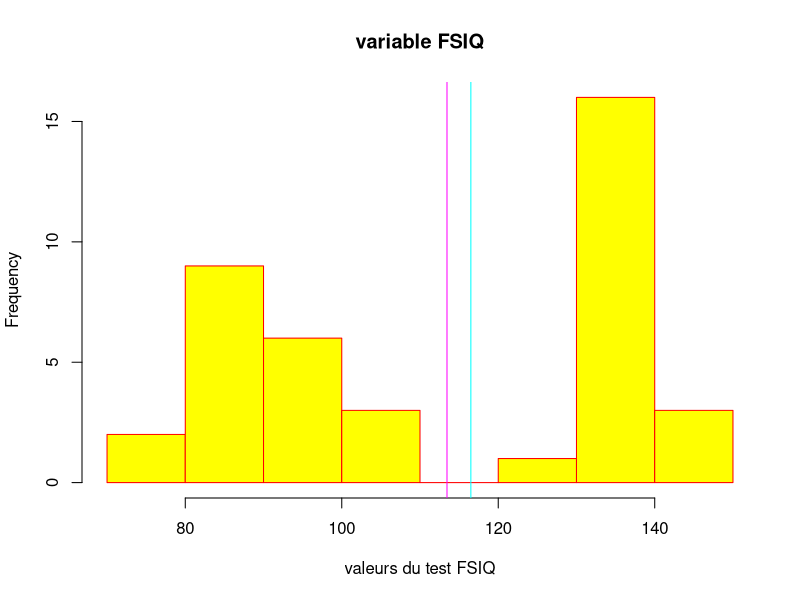
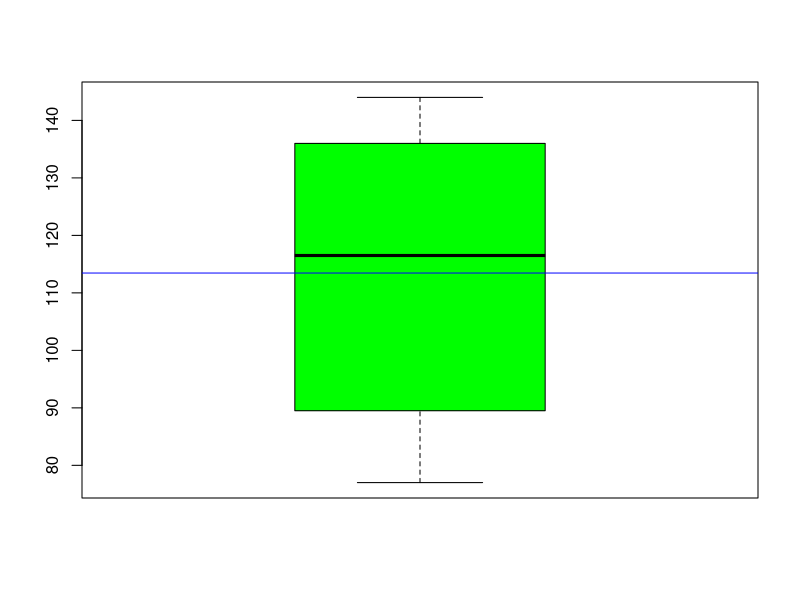
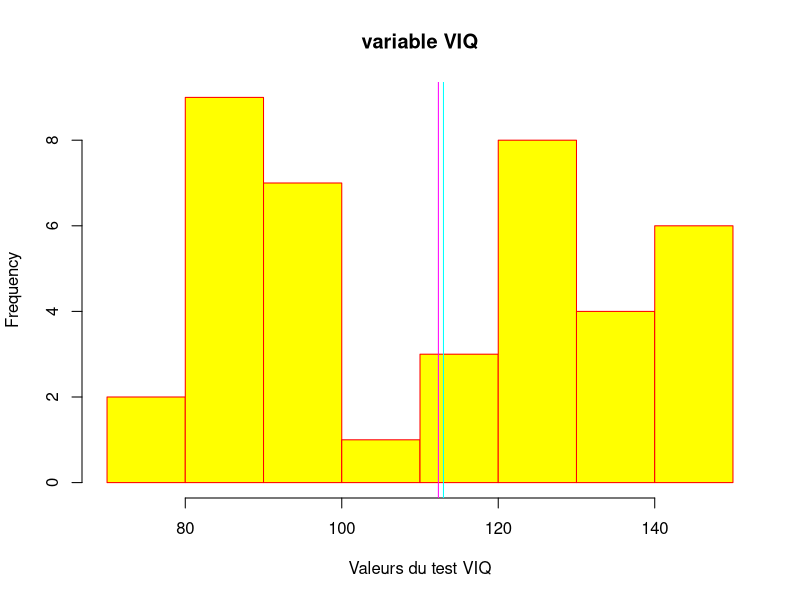
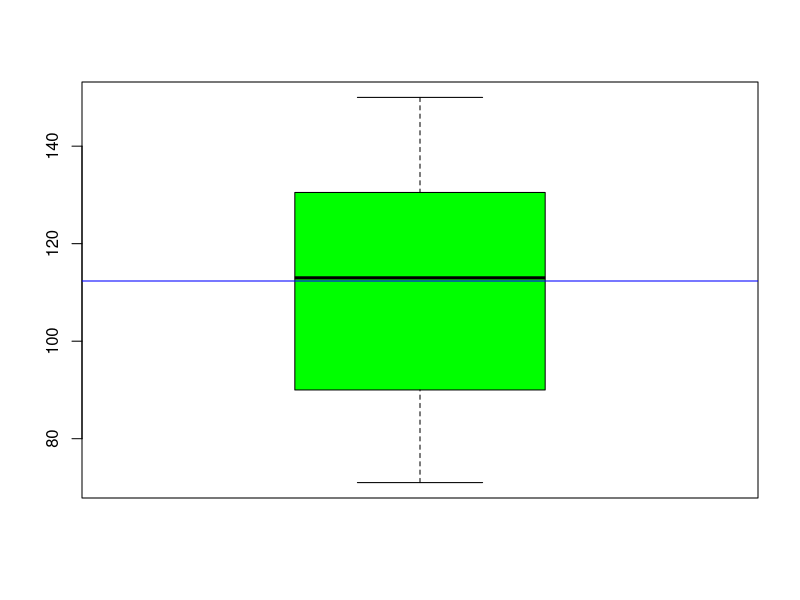
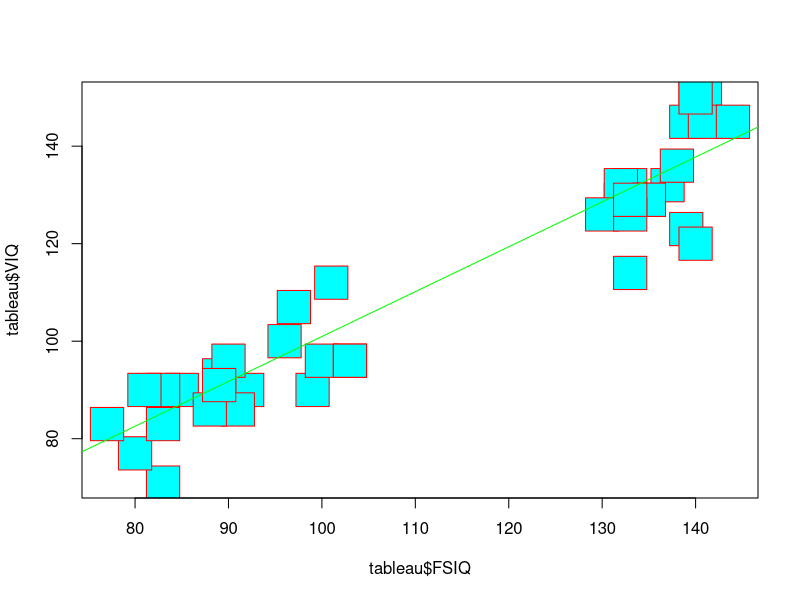
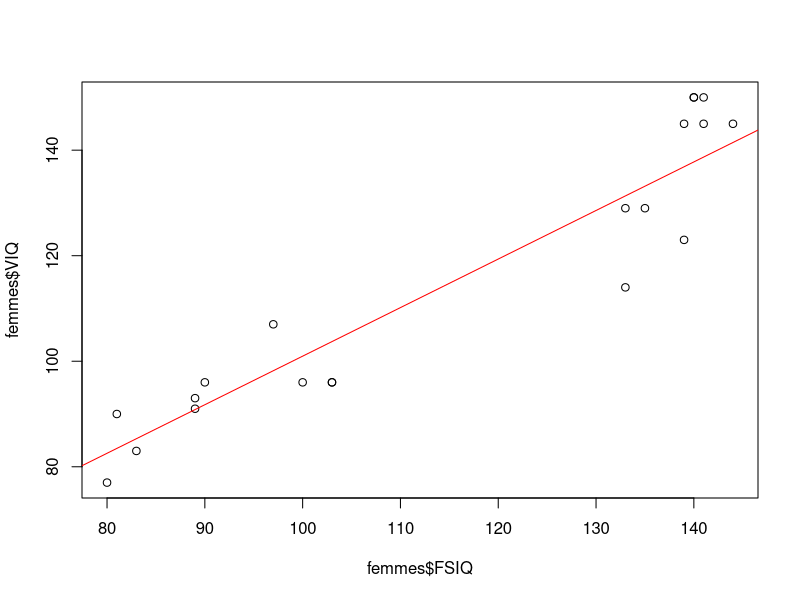
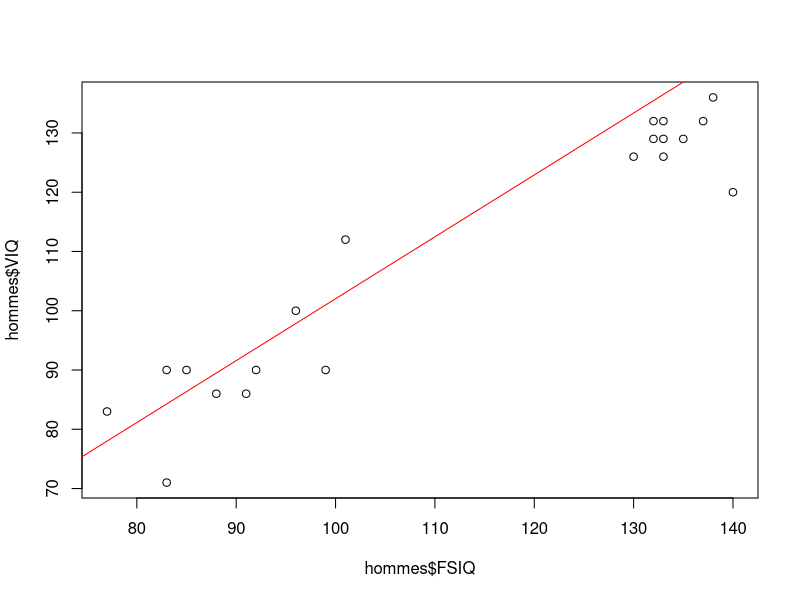
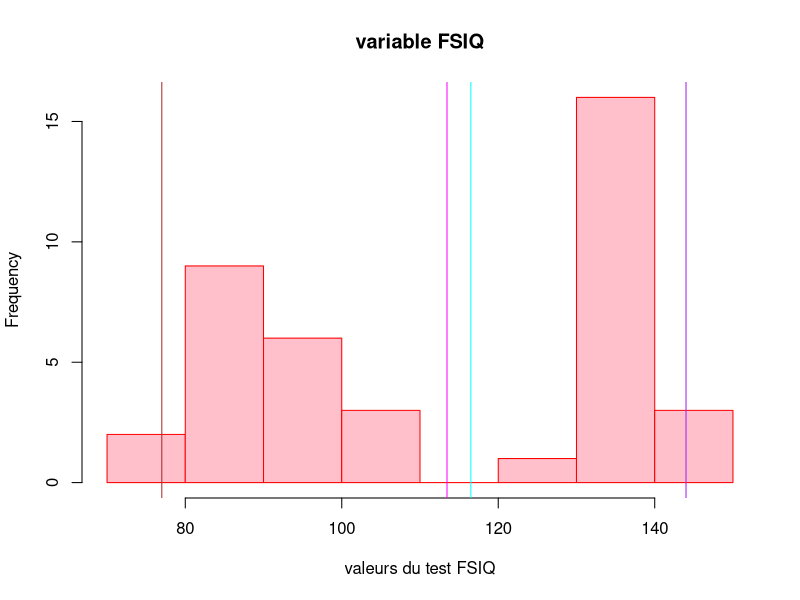

The R script that drew these images, in order:
## ---- chunk 1
knitr::opts_chunk$set(eval = FALSE, include = FALSE)
## ---- chunk 2
# Ouvrir le fichier de données
tableau <- read.csv("Data/data.csv", sep = ";", dec = ".")

# Statistiques descriptive simple
summary(tableau)
## ---- chunk 3
#plot(Tableau$FSIQ)
hist(
  tableau$FSIQ,
  main = "variable FSIQ",
  col = "yellow",
  border = "red",
  xlab = "valeurs du test FSIQ"
)
abline(v = mean(tableau$FSIQ), col = "magenta")
abline(v = median(tableau$FSIQ), col = "cyan")

boxplot(tableau$FSIQ, col = "green")
abline(h = mean(tableau$FSIQ), col = "blue")

hist(
  tableau$VIQ,
  main = "variable VIQ",
  col = "yellow",
  border = "red",
  xlab = "Valeurs du test VIQ"
)
abline(v = mean(tableau$VIQ), col = "magenta")
abline(v = median(tableau$VIQ), col = "cyan")

boxplot(tableau$VIQ, col = "green")
abline(h = mean(tableau$VIQ), col = "blue")
## ---- chunk 4
## plot 2 à 2
femmes <- tableau[tableau$Gender == 1, ]
hommes <- tableau[tableau$Gender == 0, ]
plot(
  tableau$FSIQ,
  tableau$VIQ,
  pch = 22 ,
  #0 à 25
  col = "red",
  #couleur du marqueur
  bg = "cyan",
  #20 -> 25
  cex = 5,
)

relation <- lm(femmes$FSIQ ~ femmes$VIQ)

abline(relation, col = "green")
## ---- chunk 5
femmes <- tableau[tableau$Gender == 1, ]
hommes <- tableau[tableau$Gender == 0, ]

cor.test(femmes$FSIQ, femmes$VIQ)
cor.test(hommes$FSIQ, hommes$VIQ)

plot(femmes$FSIQ, femmes$VIQ)
abline(lm(femmes$FSIQ ~ femmes$VIQ), col = "red")

plot(hommes$FSIQ, hommes$VIQ)
abline(lm(hommes$FSIQ ~ hommes$VIQ), col = "red")
## ---- chunk 6
#### FSIQ
hist(
  tableau$FSIQ,
  main = "variable FSIQ",
  col = "pink",
  border = "red",
  xlab = "valeurs du test FSIQ"
)
abline(v = min(tableau$FSIQ), col = "brown")
abline(v = max(tableau$FSIQ), col = "purple")
abline(v = mean(tableau$FSIQ), col = "magenta")
abline(v = median(tableau$FSIQ), col = "cyan")

boxplot(tableau$FSIQ, col = "white")
abline(h = mean(tableau$FSIQ), col = "blue")
abline(h = median(tableau$FSIQ), col = "orange")

## ---- chunk 7
plot(
  tableau$FSIQ,
  tableau$VIQ,
  pch = 22 ,
  #0 à 25
  col = "red",
  #couleur du marqueur
  bg = "cyan",
  #20 -> 25
  cex = 5,
)

femmes <- tableau[tableau$Gender == 1, ]
hommes <- tableau[tableau$Gender == 0, ]

cor.test(femmes$FSIQ, femmes$VIQ)
cor.test(hommes$FSIQ, hommes$VIQ)

plot(femmes$FSIQ, femmes$VIQ)
abline(lm(femmes$FSIQ ~ femmes$VIQ), col = "red")

plot(hommes$FSIQ, hommes$VIQ)
abline(lm(hommes$FSIQ ~ hommes$VIQ), col = "red")

## ---- chunk 8
#### VIQ
hist(
  tableau$VIQ,
  main = "variable VIQ",
  col = "pink",
  border = "red",
  xlab = "valeurs du test VIQ"
)
abline(v = min(tableau$VIQ), col = "brown")
abline(v = max(tableau$VIQ), col = "purple")
abline(v = mean(tableau$VIQ), col = "magenta")
abline(v = median(tableau$VIQ), col = "cyan")

boxplot(tableau$VIQ, col = "white")
abline(h = mean(tableau$VIQ), col = "blue")
abline(h = median(tableau$VIQ), col = "orange")
## ---- chunk 9
plot(
  tableau$VIQ,
  tableau$PIQ,
  pch = 22 ,
  #0 à 25
  col = "red",
  #couleur du marqueur
  bg = "cyan",
  #20 -> 25
  cex = 5,
)

femmes <- tableau[tableau$Gender == 1, ]
hommes <- tableau[tableau$Gender == 0, ]

cor.test(femmes$VIQ, femmes$PIQ)
cor.test(hommes$VIQ, hommes$PIQ)

plot(femmes$VIQ, femmes$PIQ)
abline(lm(femmes$VIQ ~ femmes$PIQ), col = "red")

plot(hommes$VIQ, hommes$PIQ)
abline(lm(hommes$VIQ ~ hommes$PIQ), col = "red")
## ---- chunk 10
#### PIQ
hist(
  tableau$PIQ,
  main = "variable PIQ",
  col = "pink",
  border = "red",
  xlab = "valeurs du test PIQ"
)
abline(v = min(tableau$PIQ), col = "brown")
abline(v = max(tableau$PIQ), col = "purple")
abline(v = mean(tableau$PIQ), col = "magenta")
abline(v = median(tableau$PIQ), col = "cyan")

boxplot(tableau$PIQ, col = "white")
abline(h = mean(tableau$PIQ), col = "blue")
abline(h = median(tableau$PIQ), col = "orange")

plot(
  tableau$PIQ,
  tableau$FSIQ,
  pch = 22 ,
  #0 à 25
  col = "red",
  #couleur du marqueur
  bg = "cyan",
  #20 -> 25
  cex = 5,
)

femmes <- tableau[tableau$Gender == 1, ]
hommes <- tableau[tableau$Gender == 0, ]

cor.test(femmes$FSIQ, femmes$PIQ)
cor.test(hommes$FSIQ, hommes$PIQ)

plot(femmes$FSIQ, femmes$PIQ)
abline(lm(femmes$FSIQ ~ femmes$PIQ), col = "red")

plot(hommes$FSIQ, hommes$PIQ)
abline(lm(hommes$FSIQ ~ hommes$PIQ), col = "red")

## ---- chunk 11
#### Weight
hist(
  tableau$Weight,
  main = "variable Weight",
  col = "pink",
  border = "red",
  xlab = "valeurs du test Weight"
)
abline(v = min(tableau$Weight, na.rm = TRUE), col = "brown")
abline(v = max(tableau$Weight, na.rm = TRUE), col = "purple")
abline(v = mean(tableau$Weight, na.rm = TRUE), col = "magenta")
abline(v = median(tableau$Weight, na.rm = TRUE), col = "cyan")

boxplot(tableau$Weight, col = "white")
abline(h = mean(tableau$Weight, na.rm = TRUE), col = "blue")
abline(h = median(tableau$Weight), col = "orange")
## ---- chunk 12
#### Height
hist(
  tableau$Height,
  main = "variable Height",
  col = "pink",
  border = "red",
  xlab = "valeurs du test Height"
)
abline(v = min(tableau$Height, na.rm = TRUE), col = "brown")
abline(v = max(tableau$Height, na.rm = TRUE), col = "purple")
abline(v = mean(tableau$Height, na.rm = TRUE), col = "magenta")
abline(v = median(tableau$Height, na.rm = TRUE), col = "cyan")

boxplot(tableau$Height, col = "white")
abline(h = mean(tableau$Height, na.rm = TRUE), col = "blue")
abline(h = median(tableau$Height, na.rm = TRUE), col = "orange")
## ---- chunk 13
#### MRI_Count
hist(
  tableau$MRI_Count,
  main = "variable MRI_Count",
  col = "pink",
  border = "red",
  xlab = "valeurs du test MRI_Count"
)
abline(v = min(tableau$MRI_Count), col = "brown")
abline(v = max(tableau$MRI_Count), col = "purple")
abline(v = mean(tableau$MRI_Count), col = "magenta")
abline(v = median(tableau$MRI_Count), col = "cyan")

boxplot(tableau$MRI_Count, col = "white")
abline(h = mean(tableau$MRI_Count), col = "blue")
abline(h = median(tableau$MRI_Count), col = "orange")
